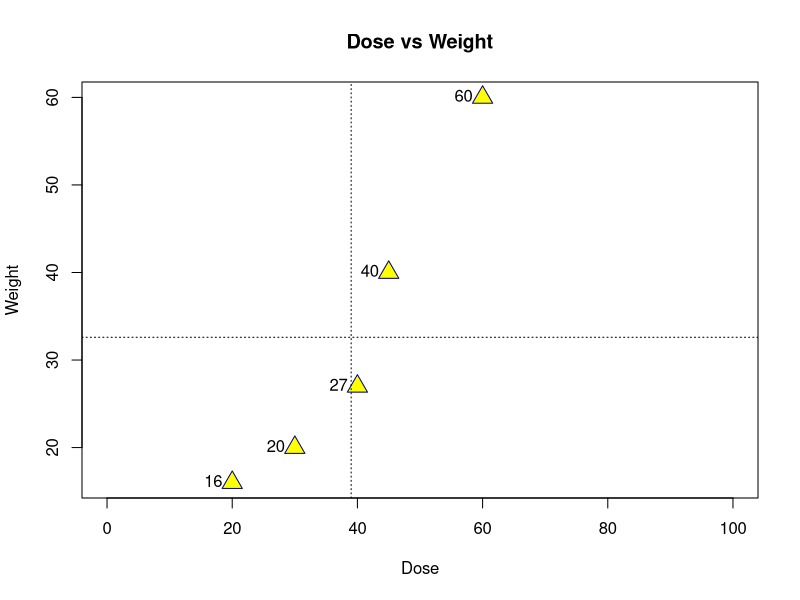
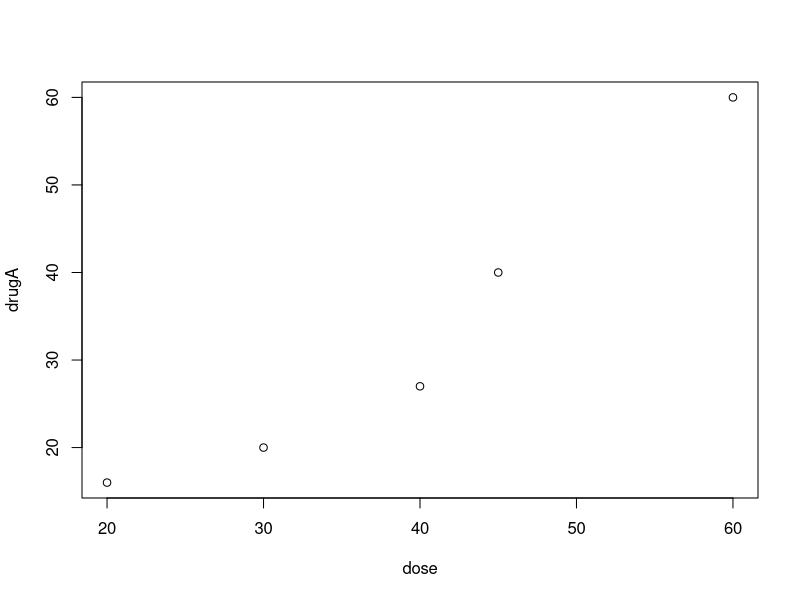
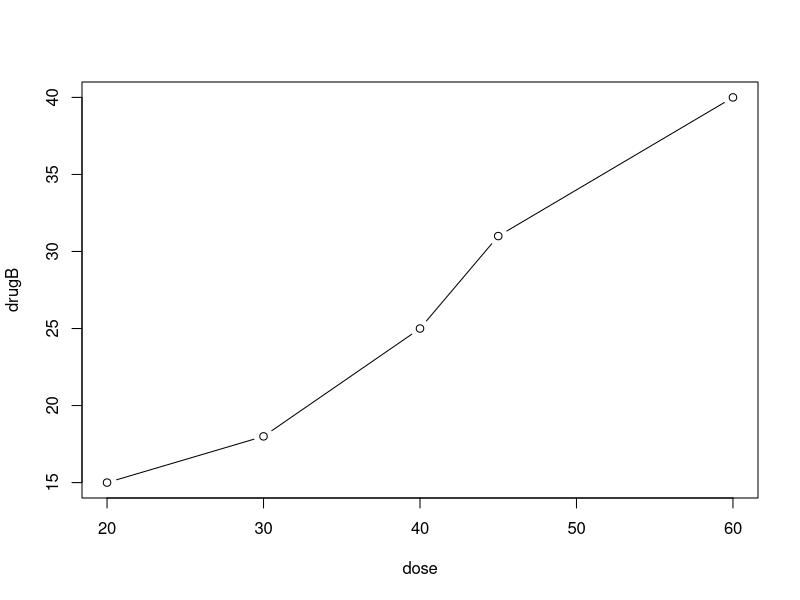
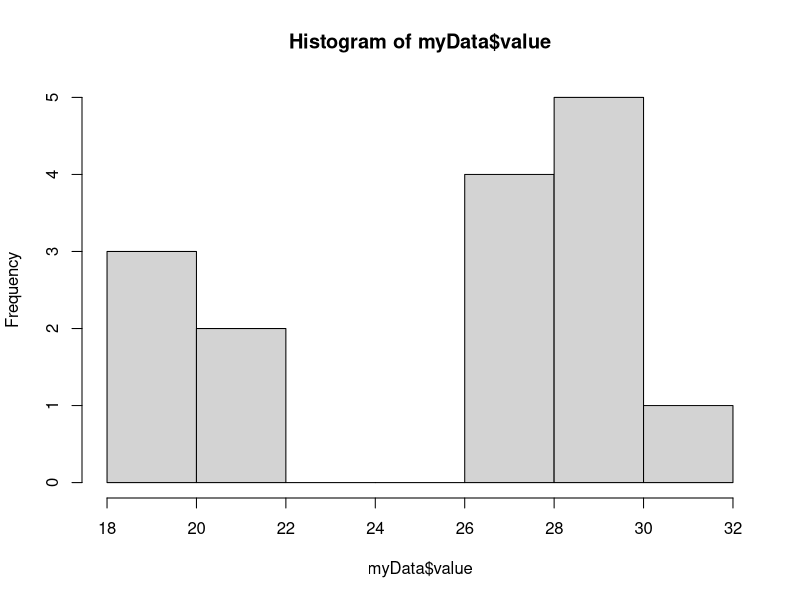
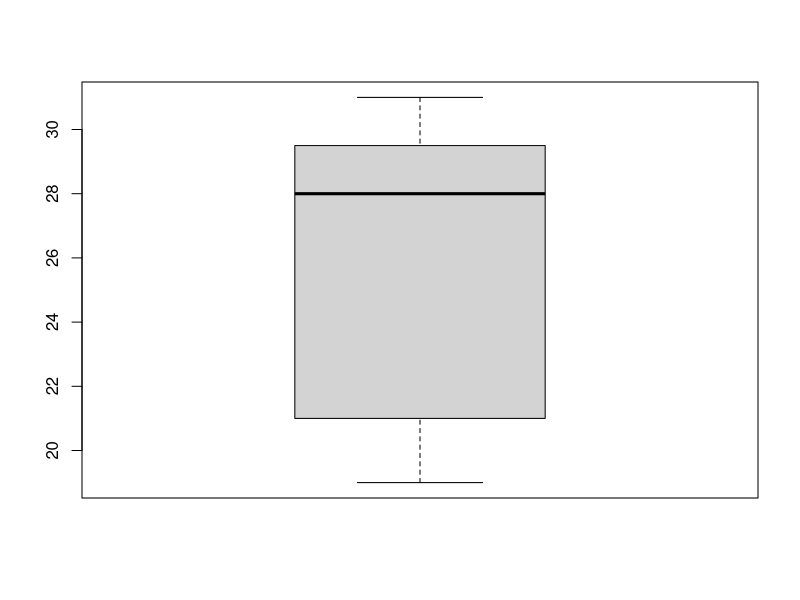
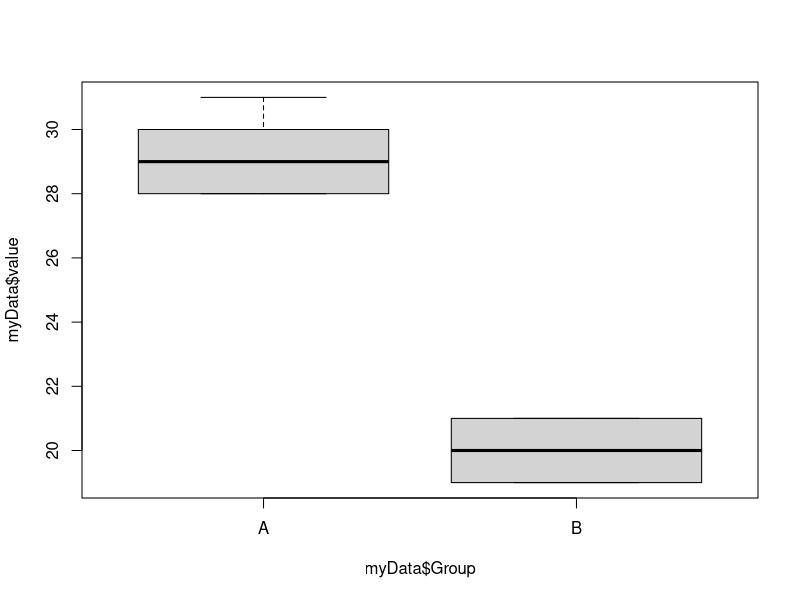
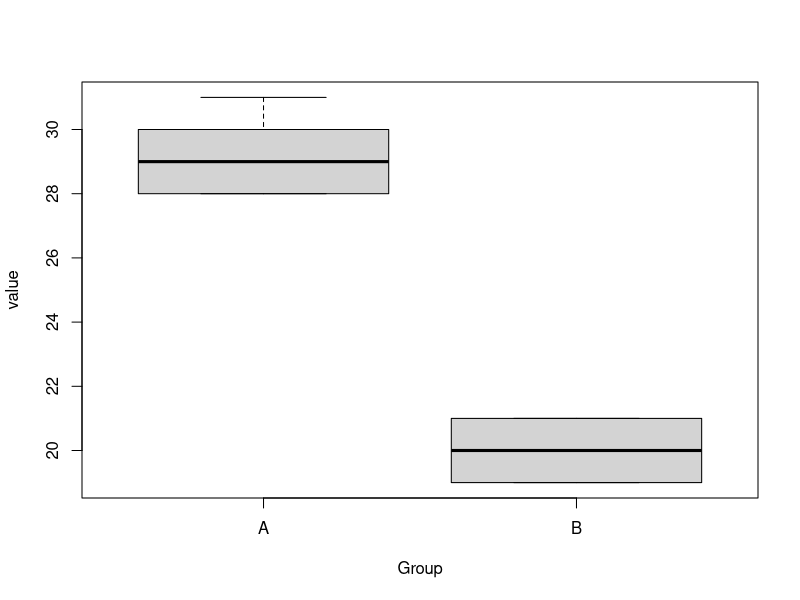
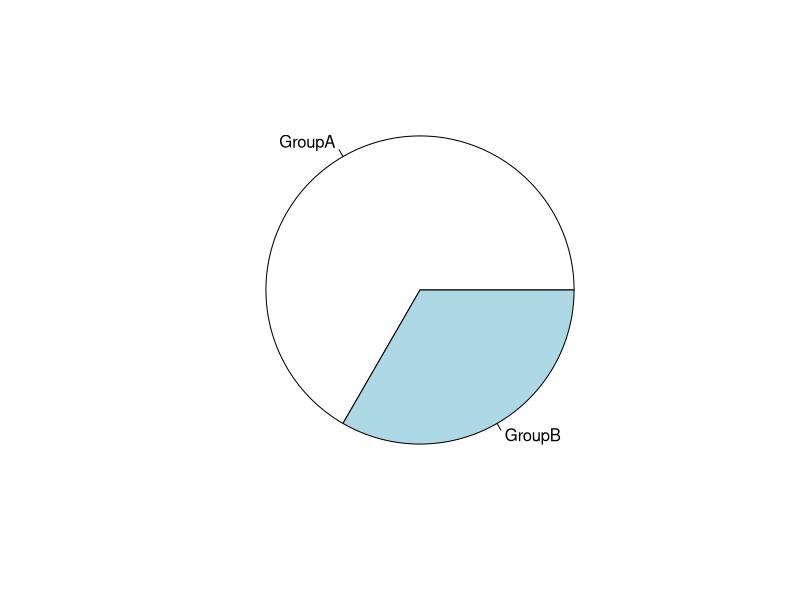

Source code (R) for these figures, in order:
# ------------D4 R作图-------------
# -----------4.1 R自带的一些作图函数---------
# ----------4.1.1 plot(x,y)函数----------
dose <- c(20,30,40,45,60)
drugA <- c(16,20,27,40,60)
drugB <- c(15,18,25,31,40)

dev.new(noRStudioGD = TRUE) #新建作图面板
F1 <- dev.cur()             #获取面板编号
F1
plot(dose,drugA)            
dev.new(noRStudioGD = TRUE) #新建作图面板
F2 <- dev.cur()             #获取面板编号
F2
plot(dose,drugB,type="b")   #type参数指定图形样式
dev.set(which=F1)           #转到F1为当前面板
dev.copy2pdf(file="C:/Users/20842/Desktop/D4/F1.pdf") #保存为pdf
dev.off()                   #关闭F1面板
dev.set(which = F2)         #转到F2为当前面板
dev.copy2pdf(file="C:/Users/20842/Desktop/D4/F2.pdf") #保存为pdf
dev.off()                   #关闭F2面板
# 稍微复杂一些的例子
plot(dose,drugA,
     main="Dose vs Weight",   #图的标题
     xlab="Dose",             #x轴坐标
     ylab="Weight",           #y轴坐标
     xlim=c(0,100),           #x轴范围
     pch=24,                  #绘图符号
     col="navyblue",          #颜色
     bg="yellow",             #填充颜色
     cex=2)                   #符号大小
abline(h=mean(drugA),v=mean(dose),lty=3)
text(dose,drugA,drugA,pos=2,offset=0.5)
# 网上搜“R plot”获取plot函数的参数
# 其他功能，例如加图例（https://blog.csdn.net/weixin_40628687/article/details/118500284）等，
# 可自行网上查找

# -------4.1.2其他函数----------
dev.off()
myData <- data.frame(
  value=c(30,28,28,31,28,29,30,28,30,29,21,19,21,19,20),
  Group=factor(c("A","A","A","A","A","A","A","A","A","A","B","B","B","B","B"))
)
hist(myData$value)                  #频数图
boxplot(myData$value)               #箱线图   
boxplot(myData$value~myData$Group)  #分组箱线图
boxplot(value~Group,data=myData)    #更常见的写法
aNum <- sum(myData$Group=="A")      #逻辑变量在做数值运算时，TRUE为1，FALSE为0。
bNum <- sum(myData$Group=="B")
pie(c(aNum,bNum),label=c("GroupA","GroupB"))  #饼图
#图片布局
dev.off()
mat <- rbind(c(1,1,1),c(2,3,4))
mat
layout(mat)
hist(myData$value)
pie(c(aNum,bNum),label=c("GroupA","GroupB"))
boxplot(myData$value)
boxplot(value~Group,data=myData)
# 热图练习：https://zhuanlan.zhihu.com/p/467174641

# -------------4.2 ggplot2包--------------
install.packages("ggplot2")
library(ggplot2)
# ggplot2中包含一系列执行各种作图动作的函数，不同动作可以用+运算符连接。
#例：
data(mtcars)       #mtcars是R自带的一个数据框，数据来源1974年美国《汽车杂志》，用data()函数导入
ggplot(data=mtcars,mapping=aes(x=wt,y=mpg))  #用ggplot对图的各个元素进行声明，但无具体作图函数
# 画F5
ggplot(data=mtcars,mapping=aes(x=wt,y=mpg)) + geom_point()
# 画F6
ggplot(data=mtcars,mapping=aes(x=wt,y=mpg)) + geom_smooth()
# 画F7
f <- ggplot(data=mtcars,mapping=aes(x=wt,y=mpg)) + geom_point()
f+geom_smooth()
# 作图动作的函数的函数名格式为geom_xxx
# grep("^geom",objects("package:ggplot2"),value=TRUE)

#画F8
ggplot(data=mtcars,aes(x=wt,y=mpg,color=am))+geom_point() #不是想要的结果
mtcars$am <- factor(mtcars$am,levels=c(1,0),labels= c("B","A"),ordered = TRUE)
ggplot(data=mtcars,aes(x=wt,y=mpg,color=am))+geom_point()       
ggplot(data=mtcars,aes(x=wt,y=mpg,shape=am))+geom_point()       
ggplot(data=mtcars,aes(x=wt,y=mpg,color=am))+geom_point()+geom_smooth() #不是想要的结果
ggplot(data=mtcars,aes(x=wt,y=mpg))+geom_point(mapping=aes(color=am))+geom_smooth()

ggplot(data=mtcars,aes(x=wt,y=mpg))+
  geom_point(mapping=aes(color=am))+
  scale_color_manual(values=c("deepskyblue","red"))+         #用color()查看可用的颜色,https://blog.csdn.net/qq_36608036/article/details/124102728
  geom_smooth()

# scale_xxx用来设置图形标度
# grep("^scale",objects("package:ggplot2"),value=TRUE)

ggplot(data=mtcars,aes(x=wt,y=mpg))+
  geom_point(mapping=aes(color=am))+
  scale_color_manual(values=c("deepskyblue","red"))+         
  geom_smooth() +
  theme_bw()                               #设置主题背景

#画F9
## facet函数分面
ggplot(data=mtcars,aes(x=wt,y=mpg)) +
  geom_point() +
  geom_smooth() +
  facet_grid(.~am)

ggplot(data=mtcars,aes(x=wt,y=mpg)) +
  geom_point() +
  geom_smooth() +
  facet_grid(am~.)


## 参考网站：http://www.r-graph-gallery.com
# http://r-graph-gallery.com/89-box-and-scatter-plot-with-ggplot2.html
# www.sthda.com/english/

#小练习（火山图）：https://mp.weixin.qq.com/s?__biz=Mzg2OTcxMzUwNQ==&mid=2247483891&idx=1&sn=c1b1b55b04272dcd57190b5d8fe17dfc&chksm=ce9992fdf9ee1bebb35db1a84cfbb94218964e92cbceb1c88c7f7147cd80777989e558dc8584&mpshare=1&scene=1&srcid=0904tjj3tgxSsofVy5ZcQEoV&sharer_sharetime=1662277755376&sharer_shareid=a21bc68461a00a088b357021b5f54298&exportkey=A1VuTm55P51UAKv4%2FnK0on4%3D&acctmode=0&pass_ticket=7%2FhEu3ihsNBiYqUmSqbDo0%2F%2BZFwiz%2BLtSZeEQB%2F0Het7d2dVtNXcgClS%2B9wXda7o&wx_header=0#rd